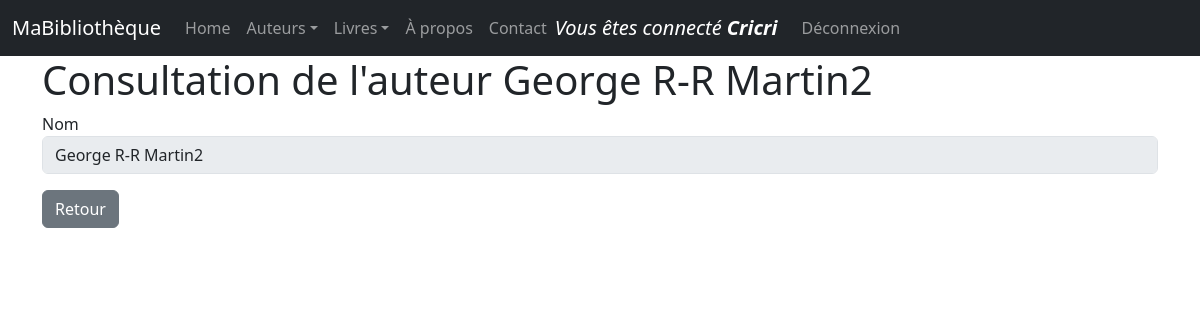
The page /auteurs/2/view/ (signed in) on the database as committed earlier.
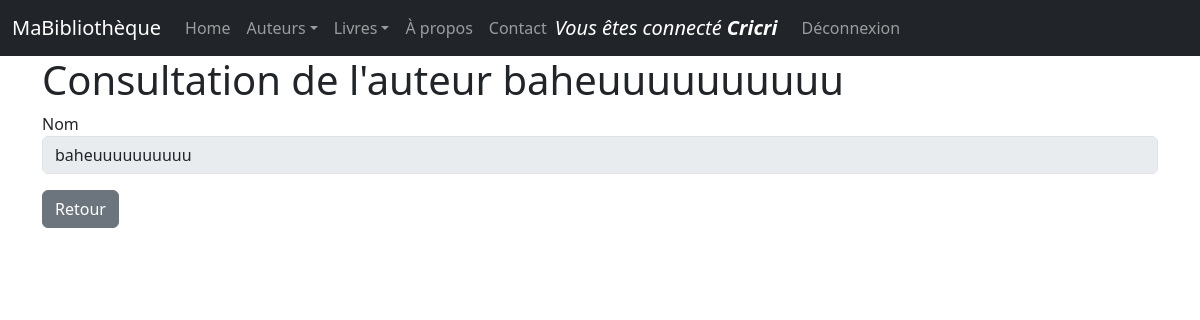
The same page on the database as committed later.
### monApp/models.py (models this page shows, shortened)
class Auteur(db.Model):
    idA = db.Column( db.Integer, primary_key=True )
    Nom = db.Column( db.String(100) )

### monApp/views.py (the view)
@app.route('/auteurs/<idA>/view/')
@login_required
def viewAuteur(idA):
    unAuteur = Auteur.query.get(idA)
    unForm = FormAuteur (idA=unAuteur.idA , Nom=unAuteur.Nom)
    return render_template("auteur_view.html",selectedAuteur=unAuteur, viewForm=unForm)

### monApp/forms.py
class FormAuteur(FlaskForm):
    idA=HiddenField('idA')
    Nom = StringField ('Nom', validators =[DataRequired()])

### monApp/models.py (called while the page is built)
@login_manager.user_loader
def load_user(username):
    return User.query.get(username)

### monApp/templates/auteur_view.html (shortened to what this page needs)
{% extends "base.html" %}
{% block main %}
    <h1>Consultation de l'auteur {{ selectedAuteur.Nom }}</h1>
    <form method="POST" action="">
        <div class="form-group mb-3">
            {{ viewForm.Nom.label }}
            {{ viewForm.Nom(size=50, disabled=True, class_="form-control") }}
        </div>
        <a href="{{ url_for('getAuteurs') }}" class="btn btn-secondary">Retour</a>
    </form>
{% endblock %}

Rows that differ between the two databases and show on the page:
changed Auteur: Nom "George R-R Martin2" → "baheuuuuuuuuuu"
